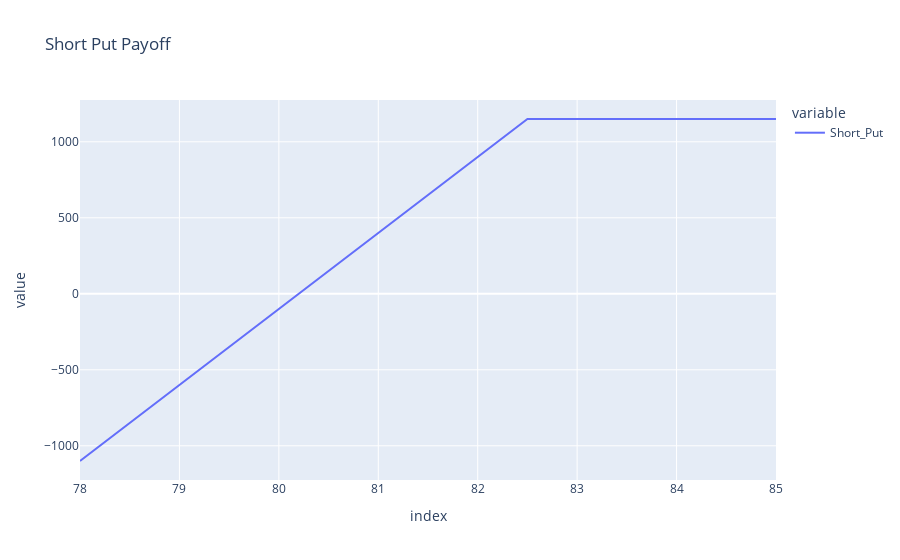

The notebook cell saved with this chart:
### Markdown cell above
- In order to simulate this exact payoff we need to sell a put for a price of $\$2.30$

- $P_0 = C_0 -S_0 + K$

### Code cell
p825 = pd.Series(-delta*(np.maximum(82.5-states, 0) - 2.3),name = 'Short_Put',index = states)
sputfig= px.line(p825,title = 'Short Put Payoff')
sputfig

### Figure 1 — Plotly figure (JSON) as saved in the notebook; plotly's stock layout.template omitted (floating-point values rounded to 4 significant figures)
{"data": [{"hovertemplate": "variable=Short_Put<br>index=%{x}<br>value=%{y}<extra></extra>", "legendgroup": "Short_Put", "line": {"color": "#636efa", "dash": "solid"}, "marker": {"symbol": "circle"}, "mode": "lines", "name": "Short_Put", "orientation": "v", "showlegend": true, "type": "scatter", "x": [78, 78.5, 79, 79.5, 80, 80.5, 81, 81.5, 82, 82.5, 83, 83.5, 84, 84.5, 85], "xaxis": "x", "y": [-1100, -850.0, -600.0, -350.0, -100.0, 150.0, 400.0, 650.0, 900.0, 1150, 1150, 1150, 1150, 1150, 1150], "yaxis": "y"}], "layout": {"legend": {"title": {"text": "variable"}, "tracegroupgap": 0}, "title": {"text": "Short Put Payoff"}, "xaxis": {"anchor": "y", "domain": [0, 1], "title": {"text": "index"}}, "yaxis": {"anchor": "x", "domain": [0, 1], "title": {"text": "value"}}}}
